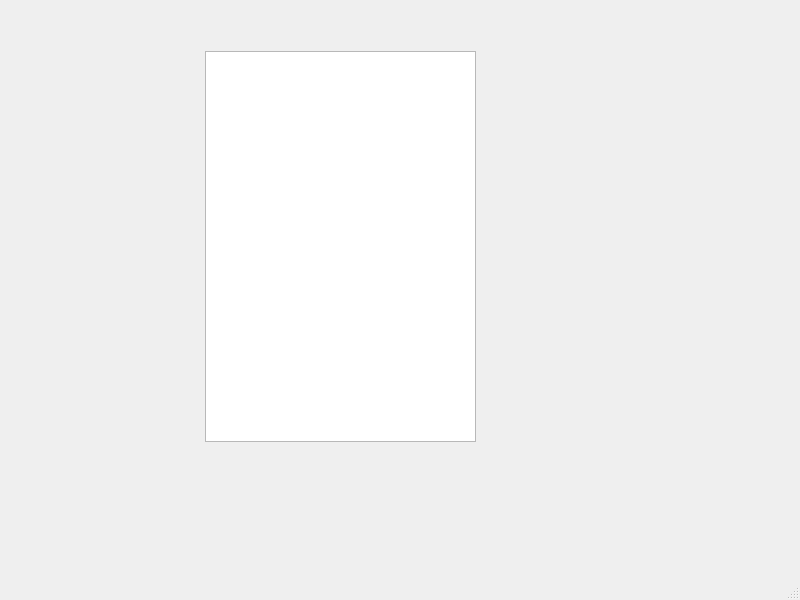
<?xml version="1.0" encoding="UTF-8"?>
<ui version="4.0">
 <class>MainWindow</class>
 <widget class="QMainWindow" name="MainWindow">
  <property name="geometry">
   <rect>
    <x>0</x>
    <y>0</y>
    <width>800</width>
    <height>600</height>
   </rect>
  </property>
  <property name="windowTitle">
   <string>MainWindow</string>
  </property>
  <widget class="QWidget" name="centralwidget">
   <widget class="QTreeView" name="treeView">
    <property name="geometry">
     <rect>
      <x>205</x>
      <y>51</y>
      <width>271</width>
      <height>391</height>
     </rect>
    </property>
   </widget>
  </widget>
  <widget class="QMenuBar" name="menubar">
   <property name="geometry">
    <rect>
     <x>0</x>
     <y>0</y>
     <width>800</width>
     <height>23</height>
    </rect>
   </property>
  </widget>
  <widget class="QStatusBar" name="statusbar"/>
 </widget>
 <resources/>
 <connections/>
</ui>
